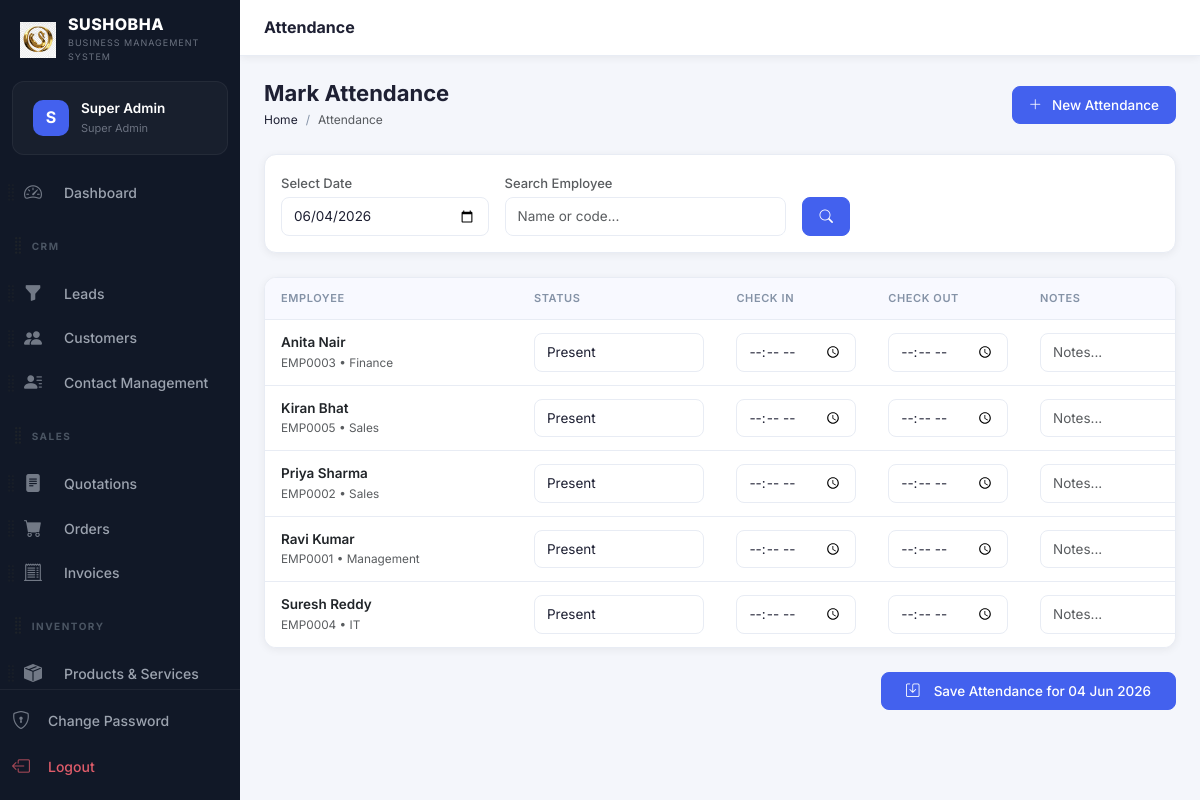
Screenshot of /modules/attendance/index.php (signed in) with the database file from the repository.
### tables this page shows
CREATE TABLE `users` (
  `id` int(10) unsigned NOT NULL AUTO_INCREMENT,
  `role_id` int(10) unsigned NOT NULL DEFAULT 5,
  `name` varchar(100) NOT NULL,
  `email` varchar(150) NOT NULL,
  `password` varchar(255) NOT NULL,
  `phone` varchar(20) DEFAULT NULL,
  `avatar` varchar(255) DEFAULT NULL,
  `is_active` tinyint(1) NOT NULL DEFAULT 1,
  `remember_token` varchar(100) DEFAULT NULL,
  `reset_token` varchar(100) DEFAULT NULL,
  `reset_token_expires` datetime DEFAULT NULL,
  `last_login` datetime DEFAULT NULL,
  `login_attempts` int(11) DEFAULT 0,
  `locked_until` datetime DEFAULT NULL,
  `created_at` timestamp NOT NULL DEFAULT current_timestamp(),
  `updated_at` timestamp NOT NULL DEFAULT current_timestamp() ON UPDATE current_timestamp(),
  `access_rights` text DEFAULT NULL,
  PRIMARY KEY (`id`),
  UNIQUE KEY `email` (`email`),
  KEY `role_id` (`role_id`),
  CONSTRAINT `users_ibfk_1` FOREIGN KEY (`role_id`) REFERENCES `roles` (`id`)
);

CREATE TABLE `roles` (
  `id` int(10) unsigned NOT NULL AUTO_INCREMENT,
  `name` varchar(50) NOT NULL,
  `slug` varchar(50) NOT NULL,
  `permissions` longtext DEFAULT NULL CHECK (json_valid(`permissions`)),
  `created_at` timestamp NOT NULL DEFAULT current_timestamp(),
  PRIMARY KEY (`id`),
  UNIQUE KEY `name` (`name`),
  UNIQUE KEY `slug` (`slug`)
);

CREATE TABLE `employees` (
  `id` int(10) unsigned NOT NULL AUTO_INCREMENT,
  `user_id` int(10) unsigned DEFAULT NULL,
  `emp_code` varchar(20) DEFAULT NULL,
  `name` varchar(150) NOT NULL,
  `email` varchar(150) DEFAULT NULL,
  `phone` varchar(20) DEFAULT NULL,
  `department` varchar(100) DEFAULT NULL,
  `designation` varchar(100) DEFAULT NULL,
  `join_date` date DEFAULT NULL,
  `salary` decimal(12,2) DEFAULT 0.00,
  `salary_type` enum('monthly','weekly','daily','hourly') DEFAULT 'monthly',
  `address` text DEFAULT NULL,
  `emergency_contact` varchar(100) DEFAULT NULL,
  `photo` varchar(255) DEFAULT NULL,
  `bank_name` varchar(100) DEFAULT NULL,
  `bank_account` varchar(30) DEFAULT NULL,
  `bank_ifsc` varchar(15) DEFAULT NULL,
  `status` enum('active','inactive','terminated') DEFAULT 'active',
  `created_at` timestamp NOT NULL DEFAULT current_timestamp(),
  `updated_at` timestamp NOT NULL DEFAULT current_timestamp() ON UPDATE current_timestamp(),
  PRIMARY KEY (`id`),
  UNIQUE KEY `emp_code` (`emp_code`),
  KEY `user_id` (`user_id`),
  CONSTRAINT `employees_ibfk_1` FOREIGN KEY (`user_id`) REFERENCES `users` (`id`) ON DELETE SET NULL
);

### config/db.php (called while the page is built, shortened)
<?php
class Database {
    private static ?PDO $instance = null;
    public static function getInstance(): PDO {
        if (self::$instance === null) {
            $host   = 'localhost';
            $dbname = 'sushobha_crm';
            $user   = 'root';
            $pass   = '';
            $charset = 'utf8mb4';
            $dsn = "mysql:host={$host};dbname={$dbname};charset={$charset}";
            $options = [
                PDO::ATTR_ERRMODE            => PDO::ERRMODE_EXCEPTION,
                PDO::ATTR_DEFAULT_FETCH_MODE => PDO::FETCH_ASSOC,
                PDO::ATTR_EMULATE_PREPARES   => false,
            ];
            try {
                self::$instance = new PDO($dsn, $user, $pass, $options);
            } catch (PDOException $e) {
                die(json_encode(['error' => 'Database connection failed: ' . $e->getMessage()]));
            }
        }
        return self::$instance;
    }
}
function db(): PDO {
    return Database::getInstance();
}

### includes/auth.php (called while the page is built, shortened)
<?php
require_once __DIR__ . '/../config/db.php';
function isLoggedIn(): bool {
    return isset($_SESSION['user_id']) && !empty($_SESSION['user_id']);
}
function currentUser(): ?array {
    static $user = null;
    if ($user === null) {
        $stmt = db()->prepare("SELECT u.*, r.name AS role_name, r.slug AS role_slug, r.permissions FROM users u JOIN roles r ON u.role_id = r.id WHERE u.id = ?");
        $stmt->execute([$_SESSION['user_id']]);
        $user = $stmt->fetch();
    }
    return $user;
}

### includes/functions.php (called while the page is built, shortened)
<?php
require_once __DIR__ . '/../config/db.php';
function e(?string $str): string {
    return htmlspecialchars($str ?? '', ENT_QUOTES | ENT_HTML5, 'UTF-8');
}
function sanitize(?string $str): string {
    return trim(strip_tags($str ?? ''));
}

### modules/attendance/index.php (the view, shortened to what this page needs)
<?php
require_once __DIR__ . '/../../config/db.php';
require_once __DIR__ . '/../../includes/auth.php';
require_once __DIR__ . '/../../includes/functions.php';
$date = sanitize($_GET['date'] ?? date('Y-m-d'));
$search = sanitize($_GET['search'] ?? '');
$where = ['e.status="active"']; $params = [];
$whereStr = implode(' AND ', $where);
$sql = "SELECT e.id as emp_id, e.emp_code, e.name, e.department,
        a.id as att_id, a.status, a.check_in, a.check_out, a.notes
        FROM employees e
        LEFT JOIN attendance a ON e.id = a.employee_id AND a.date = ?
        WHERE $whereStr
        ORDER BY e.name ASC";
$stmt = db()->prepare($sql);
$stmt->execute(array_merge([$date], $params));
$employees = $stmt->fetchAll();
include __DIR__ . '/../../includes/header.php';
?>
<?php include __DIR__ . '/../../includes/sidebar.php'; ?>
<div class="main-content">
<div class="topbar">
  <div class="topbar-title">Attendance</div>
</div>
<div class="page-content">
<div class="page-header">
  <div class="page-header-left"><h1>Mark Attendance</h1>
    <nav aria-label="breadcrumb"><ol class="breadcrumb"><li class="breadcrumb-item"><a href="<?= BASE_URL ?>/modules/dashboard/index.php">Home</a></li><li class="breadcrumb-item active">Attendance</li></ol></nav>
  </div>
  <a href="<?= BASE_URL ?>/modules/attendance/create.php" class="btn btn-primary"><i class="bi bi-plus-lg me-1"></i>New Attendance</a>
</div>
<div class="crm-card mb-4">
    <div class="crm-card-body p-3">
        <form method="GET" class="row g-3 align-items-end">
            <div class="col-md-3">
                <label class="form-label text-muted small mb-1">Select Date</label>
                <input type="date" name="date" class="form-control" value="<?= e($date) ?>" onchange="this.form.submit()">
            </div>
            <div class="col-md-4">
                <label class="form-label text-muted small mb-1">Search Employee</label>
                <input type="text" name="search" class="form-control" placeholder="Name or code..." value="<?= e($search) ?>">
            </div>
            <div class="col-md-auto">
                <button type="submit" class="btn btn-primary"><i class="bi bi-search"></i></button>
            </div>
        </form>
    </div>
</div>
<form method="POST">
    <div class="table-wrapper mb-4">
        <div class="table-responsive">
            <table class="table crm-table align-middle mb-0">
                <thead>
                    <tr>
                        <th style="width:25%">Employee</th>
                        <th style="width:20%">Status</th>
                        <th style="width:15%">Check In</th>
                        <th style="width:15%">Check Out</th>
                        <th style="width:25%">Notes</th>
                    </tr>
                </thead>
                <tbody>
                    <?php if(empty($employees)): ?>
                        <tr><td colspan="5"><div class="empty-state"><i class="bi bi-calendar-check"></i><p>No active employees found.</p></div></td></tr>
                    <?php else: foreach($employees as $e):
                        $status = $e['status'] ?? 'present';
                    ?>
                    <tr>
                        <td>
                            <div class="fw-semibold text-dark"><?= e($e['name']) ?></div>
                            <div class="small text-muted"><?= e($e['emp_code']) ?> <?= $e['department'] ? ' • '.e($e['department']) : '' ?></div>
                        </td>
                        <td>
                            <select name="attendance[<?= $e['emp_id'] ?>][status]" class="form-select form-select-sm">
                                <option value="present" <?= $status==='present'?'selected':'' ?>>Present</option>
                            </select>
                        </td>
                        <td><input type="time" name="attendance[<?= $e['emp_id'] ?>][check_in]" class="form-control form-control-sm" value="<?= e($e['check_in'] ? date('H:i', strtotime($e['check_in'])) : '') ?>"></td>
                        <td><input type="time" name="attendance[<?= $e['emp_id'] ?>][check_out]" class="form-control form-control-sm" value="<?= e($e['check_out'] ? date('H:i', strtotime($e['check_out'])) : '') ?>"></td>
                        <td><input type="text" name="attendance[<?= $e['emp_id'] ?>][notes]" class="form-control form-control-sm" placeholder="Notes..." value="<?= e($e['notes']) ?>"></td>
                    </tr>
                    <?php endforeach; endif; ?>
                </tbody>
            </table>
        </div>
    </div>
    <?php if(!empty($employees)): ?>
    <div class="d-flex justify-content-end mb-5">
        <button type="submit" class="btn btn-primary px-4"><i class="bi bi-save me-2"></i>Save Attendance for <?= date('d M Y', strtotime($date)) ?></button>
    </div>
    <?php endif; ?>
</form>
</div></div>
<?php include __DIR__ . '/../../includes/footer.php'; ?>

### includes/sidebar.php (shortened to what this page needs)
<?php
function isActive(string $path): string {
    return strpos($_SERVER['PHP_SELF'], $path) !== false ? 'active' : '';
}
$user = currentUser();
?>
<nav class="sidebar" id="sidebar">
  <div class="sidebar-brand">
    <div class="brand-logo">
      <img src="<?= BASE_URL ?>/assets/img/logo.png" alt="Logo" style="width: 100%; height: 100%; object-fit: contain;">
    </div>
    <div class="brand-text">
      <span class="brand-name"><?= APP_NAME ?></span>
      <span class="brand-tagline"><?= APP_TAGLINE ?></span>
    </div>
  </div>
  <div class="sidebar-user">
    <div class="sidebar-user-avatar">
      <?php if (!empty($user['avatar'])): ?>
        <img src="<?= BASE_URL ?>/<?= e($user['avatar']) ?>" alt="Avatar">
      <?php else: ?>
        <span><?= strtoupper(substr($user['name'] ?? 'U', 0, 1)) ?></span>
      <?php endif; ?>
    </div>
    <div class="sidebar-user-info">
      <span class="user-name"><?= e($user['name'] ?? 'User') ?></span>
      <span class="user-role"><?= ucwords(str_replace('_', ' ', $user['role_slug'] ?? '')) ?></span>
    </div>
  </div>
  <div class="sidebar-menu" id="sortableSidebar">
    <?php
    if (isAdmin()) {
        $defaultMenu[] = ['type' => 'header', 'id' => 'h_admin', 'label' => 'Admin'];
        $defaultMenu[] = ['type' => 'link', 'id' => 'approvals', 'url' => '/modules/approvals/index.php', 'icon' => 'bi-shield-check', 'label' => 'Approvals', 'match' => '/approvals/'];
        $defaultMenu[] = ['type' => 'link', 'id' => 'users', 'url' => '/modules/settings/users.php', 'icon' => 'bi-person-gear', 'label' => 'Users', 'match' => '/settings/users'];
        $defaultMenu[] = ['type' => 'link', 'id' => 'announcements', 'url' => '/modules/settings/announcements.php', 'icon' => 'bi-megaphone-fill', 'label' => 'Comm. Board', 'match' => '/settings/announcements'];
        $defaultMenu[] = ['type' => 'link', 'id' => 'settings', 'url' => '/modules/settings/index.php', 'icon' => 'bi-gear-fill', 'label' => 'Settings', 'match' => '/settings/index'];
        $defaultMenu[] = ['type' => 'link', 'id' => 'backup', 'url' => '/modules/settings/backup.php', 'icon' => 'bi-shield-check', 'label' => 'System Backup', 'match' => '/settings/backup'];
        $defaultMenu[] = ['type' => 'link', 'id' => 'activity_logs', 'url' => '/modules/settings/activity-logs.php', 'icon' => 'bi-clock-history', 'label' => 'Activity Logs', 'match' => '/activity-logs'];
    }
    $menuDict = [];
    foreach ($defaultMenu as $item) {
        $menuDict[$item['id']] = $item;
    }
    $userId = $_SESSION['user_id'] ?? 0;
    $stmt = db()->prepare("SELECT preference_value FROM user_preferences WHERE user_id = ? AND preference_key = 'sidebar_order'");
    $stmt->execute([$userId]);
    $savedOrderJson = $stmt->fetchColumn();
    $savedOrder = $savedOrderJson ? json_decode($savedOrderJson, true) : null;
    $menu = [];
    if ($savedOrder && is_array($savedOrder)) {
        foreach ($savedOrder as $id) {
            if (isset($menuDict[$id])) {
                $menu[] = $menuDict[$id];
                unset($menuDict[$id]);
            }
        }
        foreach ($menuDict as $item) {
            $menu[] = $item;
        }
    } else {
        $menu = $defaultMenu;
    }
    foreach ($menu as $item):
    ?>
      <div class="sidebar-sortable-item" data-id="<?= e($item['id']) ?>">
        <?php if ($item['type'] === 'header'): ?>
          <div class="menu-section-title d-flex align-items-center" style="margin-top: 15px;">
            <i class="bi bi-grip-vertical text-muted drag-handle" style="font-size: 1.2rem; cursor: grab; margin-left: -15px; margin-right: 2px;" title="Drag to reorder"></i>
            <span><?= e($item['label']) ?></span>
          </div>
        <?php else: ?>
          <div class="d-flex align-items-center position-relative">
            <i class="bi bi-grip-vertical text-muted drag-handle" style="font-size: 1.2rem; cursor: grab; opacity: 0.6; position: absolute; left: -15px; z-index: 10; padding: 10px 5px;" title="Drag to reorder"></i>
            <a href="<?= BASE_URL . $item['url'] ?>" class="menu-item flex-grow-1 mb-0 <?= isActive($item['match']) ?>">
              <i class="bi <?= $item['icon'] ?>"></i><span class="ms-1"><?= e($item['label']) ?></span>
            </a>
          </div>
        <?php endif; ?>
      </div>
    <?php endforeach; ?>
  </div>
  <div class="sidebar-footer">
    <a href="<?= BASE_URL ?>/modules/auth/change-password.php" class="menu-item <?= isActive('/auth/change-password') ?>">
      <i class="bi bi-shield-lock"></i><span>Change Password</span>
    </a>
    <a href="<?= BASE_URL ?>/modules/auth/logout.php" class="menu-item menu-item-logout">
      <i class="bi bi-box-arrow-left"></i><span>Logout</span>
    </a>
  </div>
</nav>

### rows the page displays
users: name "S", name "Super Admin", role.slug "Super Admin"
employees: name "Anita Nair", emp_code "EMP0003", department "Finance", id "Present"
employees: name "Kiran Bhat", emp_code "EMP0005", department "Sales", id "Present"
employees: name "Priya Sharma", emp_code "EMP0002", department "Sales", id "Present"
employees: name "Ravi Kumar", emp_code "EMP0001", department "Management", id "Present"
employees: name "Suresh Reddy", emp_code "EMP0004", department "IT", id "Present"

### other values shown
APP_NAME "SUSHOBHA"
APP_TAGLINE "BUSINESS MANAGEMENT SYSTEM"
$item['label'] "Dashboard"
$item['label'] "CRM"
$item['label'] "Leads"
$item['label'] "Customers"
$item['label'] "Contact Management"
$item['label'] "SALES"
$item['label'] "Quotations"
$item['label'] "Orders"
$item['label'] "Invoices"
$item['label'] "INVENTORY"
$item['label'] "Products & Services"
date('d M Y', strtotime($date)) "04 Jun 2026"
